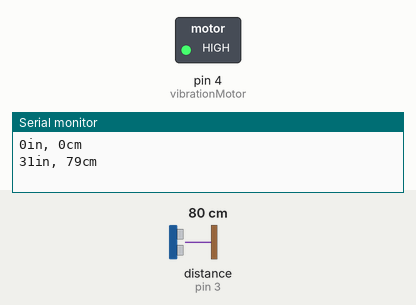
Bench run of a sketch on a simulated Arduino Uno, built with avr-gcc and run on an emulated ATmega328P. Parts: switched loads named in the sketch (green lamp = pin HIGH), the last lines printed to the serial monitor. Wiring (inferred from the names in the program): ultrasonic range finder: trigger pin 2; echo pin 3. Dashed ring = blinking. The inputs (shaded band) are chosen by the test bench; at power-on: distance to the obstacle (sensor on pin 3) 80 cm. The echo pulse lasts 58.3 µs per cm; pins used as bus, display or sensor lines are not drawn.

Above: at 1.5 s.
1.6 s: distance to the obstacle (sensor on pin 3) set to 90 cm
5.1 s: distance to the obstacle (sensor on pin 3) set to 96 cm
At 5.77 s:
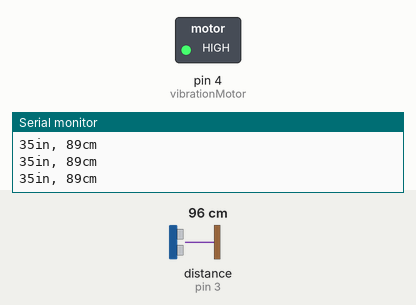
At 6.9 s:
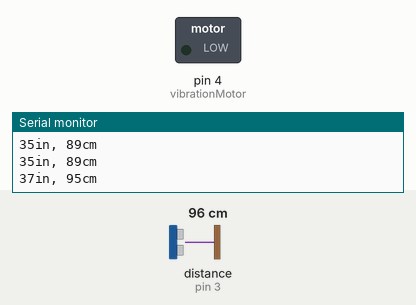
Timing chart, 0 to 8.4 s (numbered marks = the images above; inputs shaded):
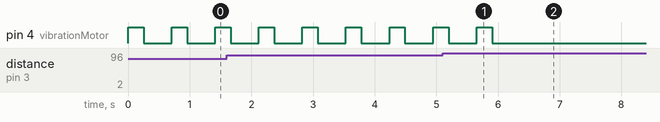

The sketch:

Project_P.S.O.D.A..ino
```cpp
// Set the value of the I/O pins to be used in the program
int trigPin = 2;
int echoPin = 3;
int vibrationMotor = 4;

long duration, cm, inches;

// Setup the pins as I/O
void setup() {
  Serial.begin (9600);
  pinMode(trigPin, OUTPUT);
  pinMode(echoPin, INPUT);
  pinMode(vibrationMotor, OUTPUT);
}

// Main method
void loop(){

  cm = (duration / 2) / 29.1;
  inches = (duration / 2) / 74;

  // Turns the output of the sensor off, on, and then off
  digitalWrite(trigPin, LOW);
  delayMicroseconds(5);
  digitalWrite(trigPin, HIGH);
  delayMicroseconds(10);
  digitalWrite(trigPin, LOW);

  // Checks the input (reciever) of ultrasonic sensor
  pinMode(echoPin, INPUT);
  duration = pulseIn(echoPin, HIGH);

  // Checks to see distance of input data
  // If greater than 92 cm away, not of any use
  if (cm < 92)
    digitalWrite(vibrationMotor, HIGH);
    delay(250);
    digitalWrite(vibrationMotor, LOW);
    delay(250);

  // Print the data
  Serial.print(inches);
  Serial.print("in, ");
  Serial.print(cm);
  Serial.print("cm");
  Serial.println();

  // Add delay to ensure user is not "spammed" by vibrations
  delay(200);
}
```

Measured:
- the behaviour switches between 92 and 93 cm on distance to the obstacle (sensor on pin 3) (found by bisection; images 0 and 1)
- after the input at 5.1 s, pin 4 (vibrationMotor): goes on until 5.9 s, then stays LOW
- by itself, pin 4 (vibrationMotor): alternates HIGH for 0.25 s and LOW for 0.46 s
